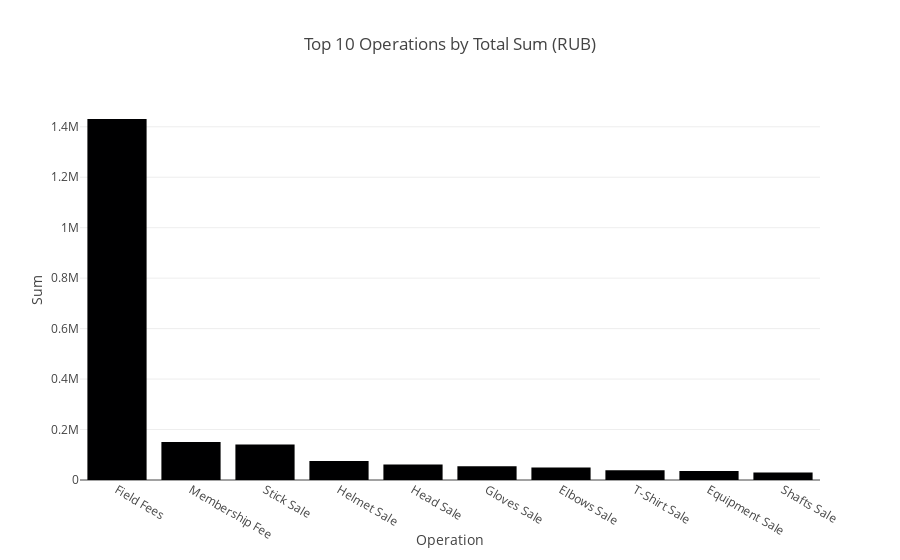

Notebook source saved alongside this figure:
### Markdown cell above
####Top 10 "Operations' by Sum

### Code cell
# Group the data by 'Operation' and sum the 'Sum' values for each group
operation_summary_rub = df_fin_rub.groupby('Operation')['Sum'].sum().reset_index()

# Sort the data in descending order by the 'Sum' column and get the top 10 rows
top_10_operations = operation_summary_rub.sort_values(by='Sum', ascending=False).head(10)

# Create a bar graph using Plotly Express
fig = px.bar(top_10_operations, x='Operation', y='Sum', title='Top 10 Operations by Total Sum (RUB)')

# Show the graph
fig.show()

### Figure 1 — Plotly figure (JSON) as saved in the notebook; plotly's stock layout.template omitted (floating-point values rounded to 4 significant figures)
{"data": [{"alignmentgroup": "True", "hovertemplate": "Operation=%{x}<br>Sum=%{y}<extra></extra>", "legendgroup": "", "marker": {"color": "#000001", "pattern": {"shape": ""}}, "name": "", "offsetgroup": "", "orientation": "v", "showlegend": false, "textposition": "auto", "type": "bar", "x": ["Field Fees", "Membership Fee", "Stick Sale", "Helmet Sale", "Head Sale", "Gloves Sale", "Elbows Sale", "T-Shirt Sale", "Equipment Sale", "Shafts Sale"], "xaxis": "x", "y": [1430805, 150944, 141050, 75700, 61600, 54650, 49350, 38471, 35180, 29440], "yaxis": "y"}], "layout": {"barmode": "relative", "legend": {"tracegroupgap": 0}, "title": {"text": "Top 10 Operations by Total Sum (RUB)"}, "xaxis": {"anchor": "y", "domain": [0, 1], "title": {"text": "Operation"}}, "yaxis": {"anchor": "x", "domain": [0, 1], "title": {"text": "Sum"}}}}
